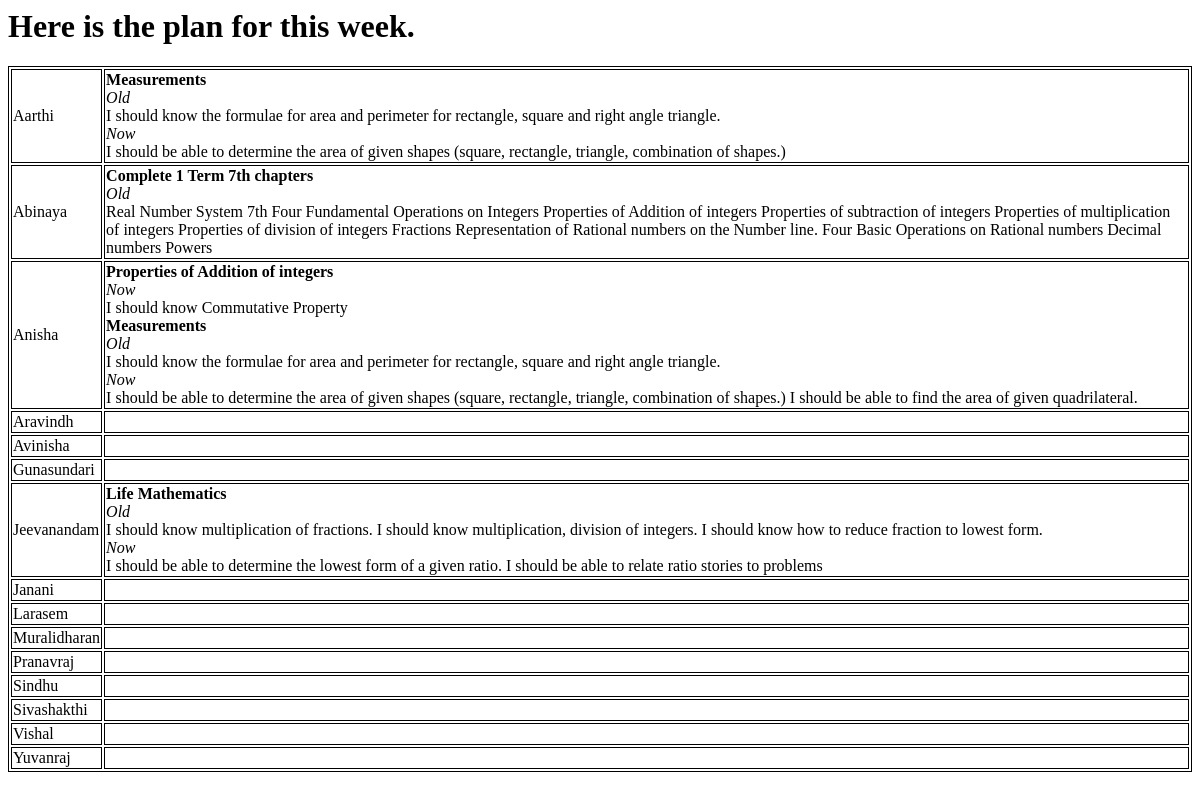
/plan/show7thGrade, run on an earlier commit of the app's database.
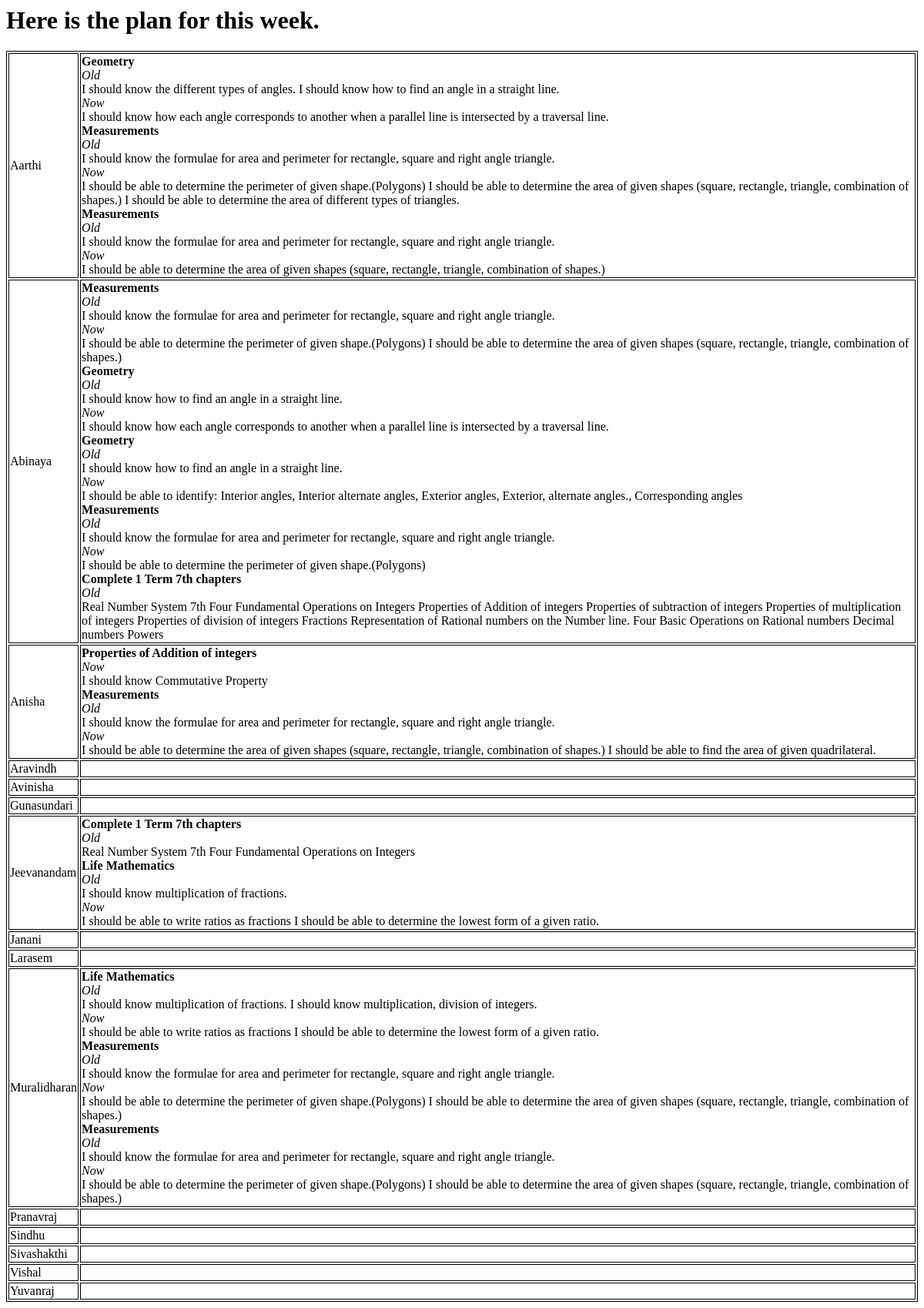
And on a later commit of the database.
### plan/models.py (models this page shows)
class allstudent(models.Model):
       Standard = models.TextField(default='7th')
       Name =  models.TextField(default='Sanjeev')

class Post1(models.Model):
    Name =  models.TextField(default='Sanjeev')
    Standard = models.TextField(default='7th')
    Chapter =  models.TextField(default='Some 7th chapter')
    Goal_old1 =  models.TextField(default='')
    Goal_old2 =  models.TextField(default='')
    Goal_now1 =  models.TextField(default='')
    Goal_now2 =  models.TextField(default='')
    Goal_now3 =  models.TextField(default='')
    Goal_now4 =  models.TextField(default='')
    created_date = models.DateTimeField(
            default=timezone.now)

### plan/views.py (the view)
def show7thGrade(request):
    students_of_a_grade = allstudent.objects.filter(Standard="7th")
    N =7
    date_N_days_ago = datetime.now() - timedelta(days=N)
    all_plan = Post1.objects.filter(created_date__range=[date_N_days_ago, datetime.now()], Standard="7th")
    return render(request, 'plan/showdata.html', {'all_plan': all_plan, 'students_of_a_grade':students_of_a_grade})

### plan/templates/plan/showdata.html (shortened to what this page needs)
<html>
<body>
<h1>Here is the plan for this week.</h1>
<table>
{% if students_of_a_grade %}
  {% for student in students_of_a_grade %}
     	  <tr><td> {{student.Name}} </td>
		<td>
           {% for user in all_plan %}
        	{%if student.Name == user.Name %}
			<b>{{user.Chapter}}</b><br>
			{% if user.Goal_old1 != "" %}
				<div><i>Old</i><br>
				{{user.Goal_old1}}<br>
			{%endif%}
			{% if user.Goal_now1 != "" %}
				<i>Now</i><br>
				{{user.Goal_now1}}<br></div>
			{%endif%}
		{% endif %}
            {% endfor %}
        </tr>
   {% endfor %}
</table>
{% endif %}
</body>
</html>

### plan/templates/plan/showdata.html (style rules this page uses)
table, th, td { border: 1px solid black; }

What changed in the data, as far as the page shows it:
added Post1: Chapter "Geometry", Goal_old1 "I should know the different types of angles. I should know how to find an angle in a straight line.", Goal_now1 "I should know how each angle corresponds to another when a parallel line is intersected by a traversal line.", shown under allstudent "Aarthi"
added Post1: Chapter "Measurements", Goal_old1 "I should know the formulae for area and perimeter for rectangle, square and right angle triangle.", Goal_now1 "I should be able to determine the perimeter of given shape.(Polygons) I should be able to determine the area of given shapes (square, rectangle, triangle, combination of shapes.) I should be able to determine the area of different types of triangles.", shown under allstudent "Aarthi"
added Post1: Chapter "Measurements", Goal_old1 "I should know the formulae for area and perimeter for rectangle, square and right angle triangle.", Goal_now1 "I should be able to determine the perimeter of given shape.(Polygons) I should be able to determine the area of given shapes (square, rectangle, triangle, combination of shapes.)", shown under allstudent "Abinaya"
added Post1: Chapter "Geometry", Goal_old1 "I should know how to find an angle in a straight line.", Goal_now1 "I should know how each angle corresponds to another when a parallel line is intersected by a traversal line.", shown under allstudent "Abinaya"
added Post1: Chapter "Geometry", Goal_old1 "I should know how to find an angle in a straight line.", Goal_now1 "I should be able to identify: Interior angles, Interior alternate angles, Exterior angles, Exterior, alternate angles., Corresponding angles", shown under allstudent "Abinaya"
added Post1: Chapter "Measurements", Goal_old1 "I should know the formulae for area and perimeter for rectangle, square and right angle triangle.", Goal_now1 "I should be able to determine the perimeter of given shape.(Polygons)", shown under allstudent "Abinaya"
changed allstudent "Jeevanandam": loses Post1 (Chapter "Life Mathematics", Goal_old1 "I should know multiplication of fractions. I should know multiplication, division of integers. I should know how to reduce fraction to lowest form.", Goal_now1 "I should be able to determine the lowest form of a given ratio. I should be able to relate ratio stories to problems")
added Post1: Chapter "Complete 1 Term 7th chapters", Goal_old1 "Real Number System 7th Four Fundamental Operations on Integers", shown under allstudent "Jeevanandam"
added Post1: Chapter "Life Mathematics", Goal_old1 "I should know multiplication of fractions.", Goal_now1 "I should be able to write ratios as fractions I should be able to determine the lowest form of a given ratio.", shown under allstudent "Jeevanandam"
changed allstudent "Muralidharan": gains Post1 (Chapter "Life Mathematics", Goal_old1 "I should know multiplication of fractions. I should know multiplication, division of integers.", Goal_now1 "I should be able to write ratios as fractions I should be able to determine the lowest form of a given ratio.")
added Post1: Chapter "Measurements", Goal_old1 "I should know the formulae for area and perimeter for rectangle, square and right angle triangle.", Goal_now1 "I should be able to determine the perimeter of given shape.(Polygons) I should be able to determine the area of given shapes (square, rectangle, triangle, combination of shapes.)", shown under allstudent "Muralidharan"
added Post1: Chapter "Measurements", Goal_old1 "I should know the formulae for area and perimeter for rectangle, square and right angle triangle.", Goal_now1 "I should be able to determine the perimeter of given shape.(Polygons) I should be able to determine the area of given shapes (square, rectangle, triangle, combination of shapes.)", shown under allstudent "Muralidharan"
